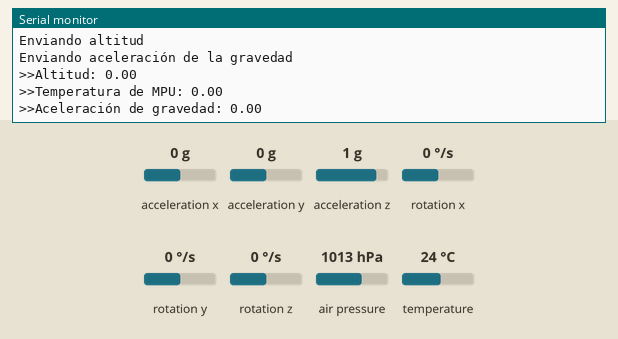
Simulated run of this sketch. Board: ESP32. Parts: the last lines printed to the serial monitor. The test bench sets the inputs (shaded band); at power-on: acceleration z 1 g, air pressure 1013 hPa, temperature 24 °C, acceleration x 0 g, acceleration y 0 g, rotation x 0 °/s, rotation y 0 °/s, rotation z 0 °/s.

Above: at 1.8 s.
1.9 s: acceleration z set to -1.4 g
At 3.3 s:
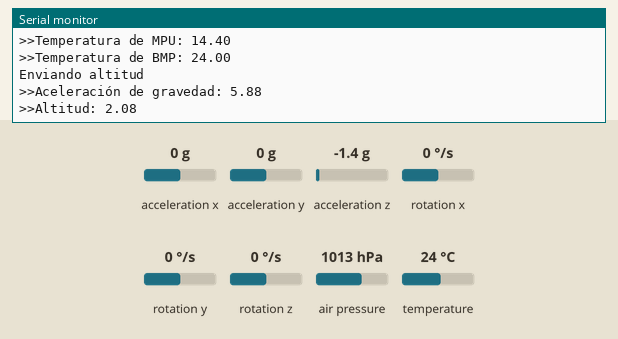
3.4 s: air pressure set to 952 hPa
4.9 s: temperature set to 12 °C
At 6.1 s:
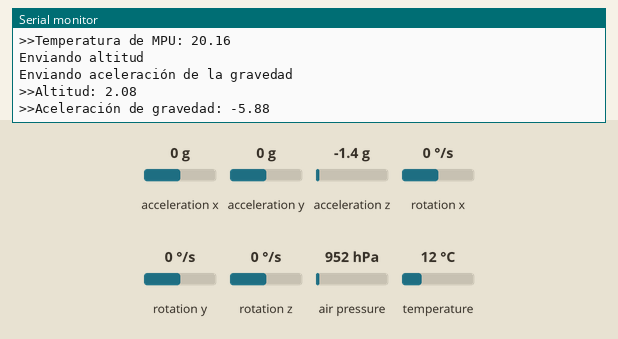
Timing chart, 0 to 7.9 s (numbered marks = the images above; inputs shaded):
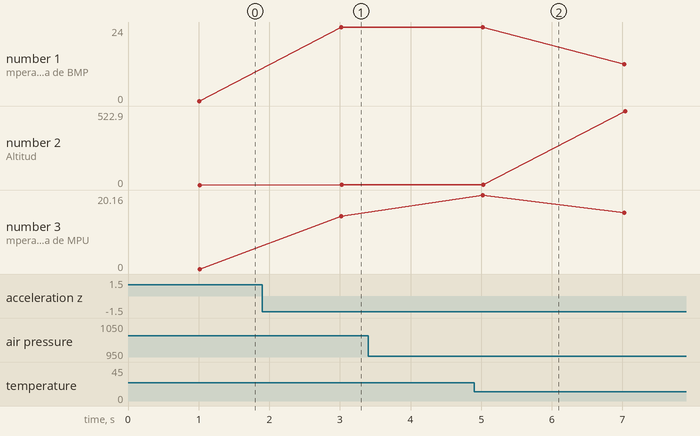

Measured:
- plotted number 1: 24 → 12 after the input at 4.9 s
- plotted number 3: 14.4 → 12.52 after the input at 4.9 s

The sketch:

RTOS_Actividad_Multiples_colas.ino
```cpp
#include <Arduino.h>
#include <Adafruit_MPU6050.h>
#include <Adafruit_BMP280.h>
#include <Adafruit_Sensor.h>
#include <Wire.h>
#include <freertos/FreeRTOS.h>
#include <freertos/task.h>
#include <freertos/queue.h>
#include <freertos/semphr.h>

#if CONFIG_FREERTOS_UNICORE
static const BaseType_t app_cpu = 0;
#else
static const BaseType_t app_cpu = 1;
#endif

Adafruit_MPU6050 mpu;
Adafruit_BMP280 bmp;

static const uint8_t queue_len = 5;

static QueueHandle_t q_s11;
static QueueHandle_t q_s12;
static QueueHandle_t q_s21;
static QueueHandle_t q_s22;

static SemaphoreHandle_t mutexEtapas;

// Etapa 1.1
void etapa11(void *parameter) {
  float lectura = 0;
  float lecturaMPU = 0;

  while (1) {
    // Sección crítica: envío, acceso a sensor y mensajes
    if (xSemaphoreTake(mutexEtapas, portMAX_DELAY) == pdTRUE) {

      if (xQueueSend(q_s11, (void*)&lectura, 0) == pdTRUE) {
        lectura = bmp.readTemperature();
        Serial.println("Enviando lectura BMP: ");
      } else {
        Serial.println("Cola llena, dato descartado");
      }

      xSemaphoreGive(mutexEtapas);
    }

    // La espera se realiza fuera del mutex
    if (xQueueReceive(q_s12, (void*)&lecturaMPU,portMAX_DELAY) == pdTRUE) {

      if (xSemaphoreTake(mutexEtapas, portMAX_DELAY) == pdTRUE) {
        Serial.print(">>Temperatura de MPU: ");
        Serial.println(lecturaMPU);
        xSemaphoreGive(mutexEtapas);
      }
    } else {
      Serial.println("cola vacía");
    }

    vTaskDelay(2000 / portTICK_PERIOD_MS);
  }
}

// Etapa 1.2
void etapa12(void *parameter) {
  float lecturabmp = 0;
  float lecturaMPU = 0;
  float alpha = 0.6;

  sensors_event_t a, g, temp;

  while (1) {
    if (xSemaphoreTake(mutexEtapas, portMAX_DELAY) == pdTRUE) {

      mpu.getEvent(&a, &g, &temp);

      if (xQueueSend(q_s12, (void*)&lecturaMPU, 0) == pdTRUE) {
        float lectura = temp.temperature;
        lecturaMPU = alpha * lectura + (1 - alpha) * lecturaMPU;
        Serial.println("Enviando lectura MPU: ");
      } else {
        Serial.println("Cola llena, dato descartado");
      }

      xSemaphoreGive(mutexEtapas);
    }

    if (xQueueReceive(q_s11, (void*)&lecturabmp,portMAX_DELAY) == pdTRUE) {

      if (xSemaphoreTake(mutexEtapas, portMAX_DELAY) == pdTRUE) {
        Serial.print(">>Temperatura de BMP: ");
        Serial.println(lecturabmp);
        xSemaphoreGive(mutexEtapas);
      }
    } else {
      Serial.println("cola vacía");
    }

    vTaskDelay(2000 / portTICK_PERIOD_MS);
  }
}

// Etapa 2.1
void etapa21(void *parameter) {
  float lectura = 0;
  float lecturaMPU = 0;

  while (1) {
    if (xSemaphoreTake(mutexEtapas, portMAX_DELAY) == pdTRUE) {

      if (xQueueSend(q_s21, (void*)&lectura, 0) == pdTRUE) {
        lectura = bmp.readAltitude(1013.25);
        Serial.println("Enviando altitud");
      } else {
        Serial.println("Cola llena, dato descartado");
      }

      xSemaphoreGive(mutexEtapas);
    }

    if (xQueueReceive(q_s22, (void*)&lecturaMPU,portMAX_DELAY) == pdTRUE) {

      if (xSemaphoreTake(mutexEtapas, portMAX_DELAY) == pdTRUE) {
        Serial.print(">>Aceleración de gravedad: ");
        Serial.println(lecturaMPU);
        xSemaphoreGive(mutexEtapas);
      }
    } else {
      Serial.println("cola vacía");
    }

    vTaskDelay(2000 / portTICK_PERIOD_MS);
  }
}

// Etapa 2.2
void etapa22(void *parameter) {
  float lecturabmp = 0;
  float lecturaMPU = 0;
  float alpha = 0.6;

  sensors_event_t a, g, temp;

  while (1) {
    if (xSemaphoreTake(mutexEtapas, portMAX_DELAY) == pdTRUE) {

      mpu.getEvent(&a, &g, &temp);

      if (xQueueSend(q_s22, (void*)&lecturaMPU, 0) == pdTRUE) {
        float lectura = a.acceleration.z;
        lecturaMPU = alpha * lectura + (1 - alpha) * lecturaMPU;
        Serial.println("Enviando aceleración de la gravedad");
      } else {
        Serial.println("Cola llena, dato descartado");
      }

      xSemaphoreGive(mutexEtapas);
    }

    if (xQueueReceive(q_s21, (void*)&lecturabmp,
                      portMAX_DELAY) == pdTRUE) {

      if (xSemaphoreTake(mutexEtapas, portMAX_DELAY) == pdTRUE) {
        Serial.print(">>Altitud: ");
        Serial.println(lecturabmp);
        xSemaphoreGive(mutexEtapas);
      }
    } else {
      Serial.println("cola vacía");
    }

    vTaskDelay(2000 / portTICK_PERIOD_MS);
  }
}

void setMPU() {
  if (!mpu.begin(0x68)) {
    Serial.println("Failed to find MPU6050 chip");
    while (1) delay(10);
  }

  mpu.setAccelerometerRange(MPU6050_RANGE_16_G);
  mpu.setGyroRange(MPU6050_RANGE_250_DEG);
  mpu.setFilterBandwidth(MPU6050_BAND_21_HZ);

  Serial.println("MPU6050 configurado");
}

void setBMP() {
  unsigned status = bmp.begin(0x76);

  if (!status) {
    Serial.println(
      F("Could not find a valid BMP280 sensor, check wiring!")
    );
    while (1) delay(10);
  }

  bmp.setSampling(
    Adafruit_BMP280::MODE_NORMAL,
    Adafruit_BMP280::SAMPLING_X2,
    Adafruit_BMP280::SAMPLING_X16,
    Adafruit_BMP280::FILTER_X16,
    Adafruit_BMP280::STANDBY_MS_500
  );

  Serial.println("BMP280 configurado");
}

void setup() {
  Serial.begin(115200);

  setMPU();
  setBMP();

  vTaskDelay(1000 / portTICK_PERIOD_MS);

  // Crear las colas con el tamaño correcto para float
  q_s11 = xQueueCreate(queue_len, sizeof(float));
  q_s12 = xQueueCreate(queue_len, sizeof(float));
  q_s21 = xQueueCreate(queue_len, sizeof(float));
  q_s22 = xQueueCreate(queue_len, sizeof(float));

  // Crear el mutex compartido
  mutexEtapas = xSemaphoreCreateMutex();

  // Verificar que todos los recursos se hayan creado
  if (q_s11 == NULL || q_s12 == NULL ||
      q_s21 == NULL || q_s22 == NULL ||
      mutexEtapas == NULL) {
    Serial.println("Error al crear colas o mutex");
    while (1) {
      vTaskDelay(1000 / portTICK_PERIOD_MS);
    }
  }

  xTaskCreatePinnedToCore(
    etapa11, "etapa1.1", 4096, NULL, 1, NULL, app_cpu
  );

  xTaskCreatePinnedToCore(
    etapa12, "etapa1.2", 4096, NULL, 1, NULL, app_cpu
  );

  xTaskCreatePinnedToCore(
    etapa21, "etapa2.1", 4096, NULL, 1, NULL, app_cpu
  );

  xTaskCreatePinnedToCore(
    etapa22, "etapa2.2", 4096, NULL, 1, NULL, app_cpu
  );

  vTaskDelete(NULL);
}

void loop() {
}
```
